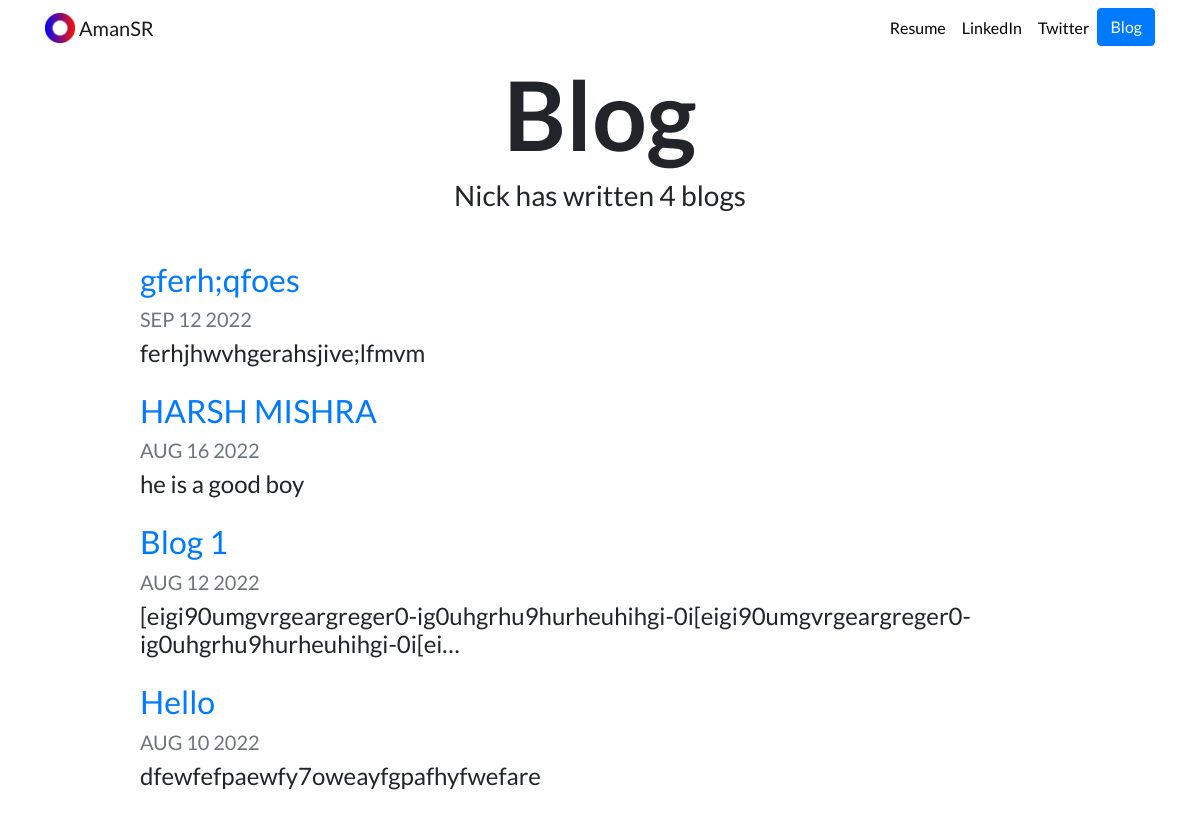
/blog/, run on an earlier commit of the app's database.
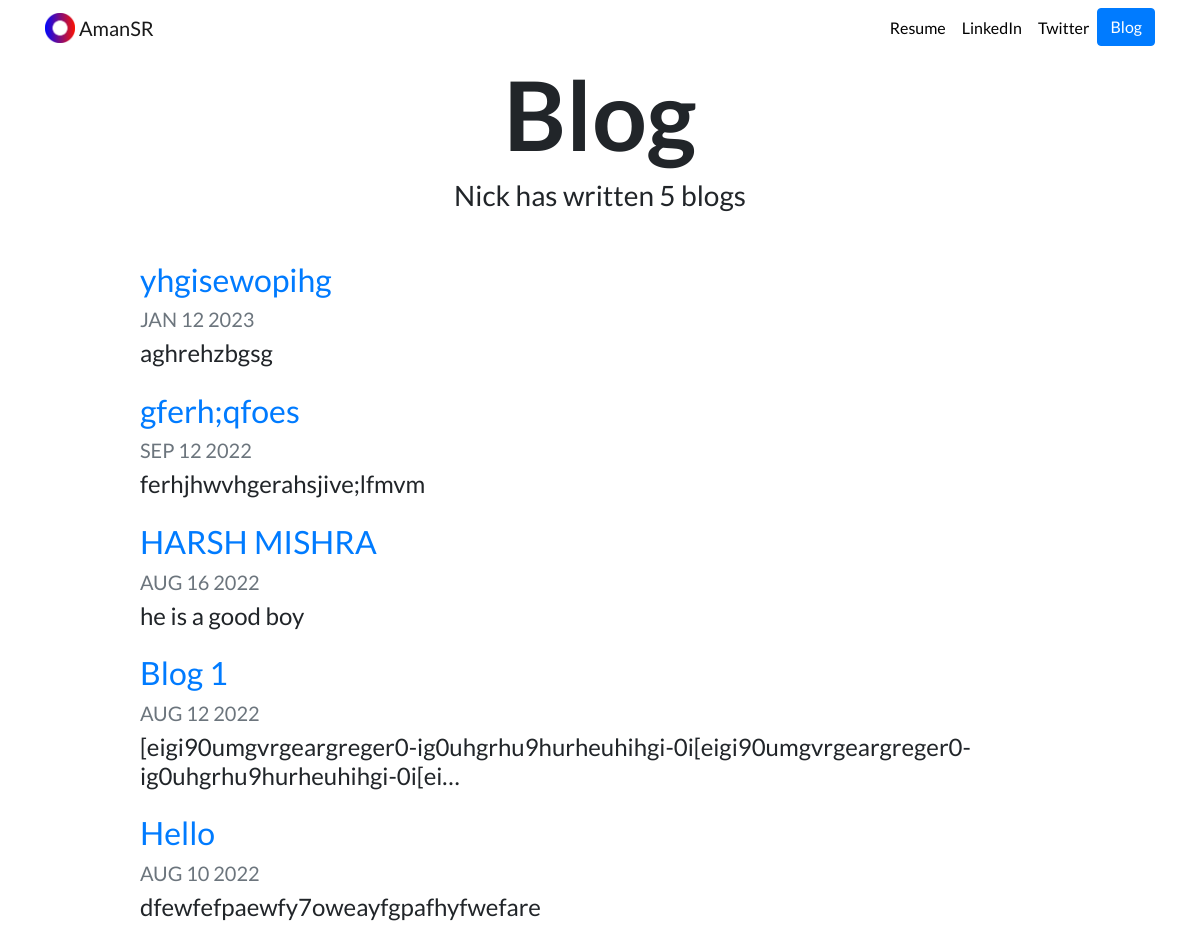
And on a later commit of the database.
### blog/models.py (models this page shows, shortened)
class Blog(models.Model):
    title = models.CharField(max_length=200)
    description = models.TextField()
    date = models.DateField()

### blog/views.py (the view)
# urls.py: path('', views.all_blogs, name='all_blogs'),
def all_blogs(request):
    blogs = Blog.objects.order_by('-date')[:5]
    return render(request, 'blog/all_blogs.html', {'blogs':blogs})

### blog/templates/blog/all_blogs.html (shortened to what this page needs)
{% extends "portfolio/base.html" %}
{% load static %}
{% block content %}
<h1 id="blogtitle" class="font-weight-bold text-center">Blog</h1>
<h3 class="text-center mb-5">Nick has written {{ blogs.count }} blog{{ blogs.count|pluralize }}</h3>
{% for blog in blogs %}
<div class="row justify-content-center my-3">
  <div class="col-md-10">
    <a href="{% url 'blog:detail' blog.id %}">
      <h2>{{ blog.title }}</h2>
    </a>
    <h5 class="text-muted">{{ blog.date|date:'M d Y'|upper }}</h5>
    <h4>{{ blog.description|striptags|truncatechars:100 }}</h4>
  </div>
</div>
{% endfor %}
{% endblock %}

What changed in the data, as far as the page shows it:
added Blog: title "yhgisewopihg", date "JAN 12 2023", description "aghrehzbgsg"
Also different on the page:
{{ blogs.count }}: "4" → "5"
